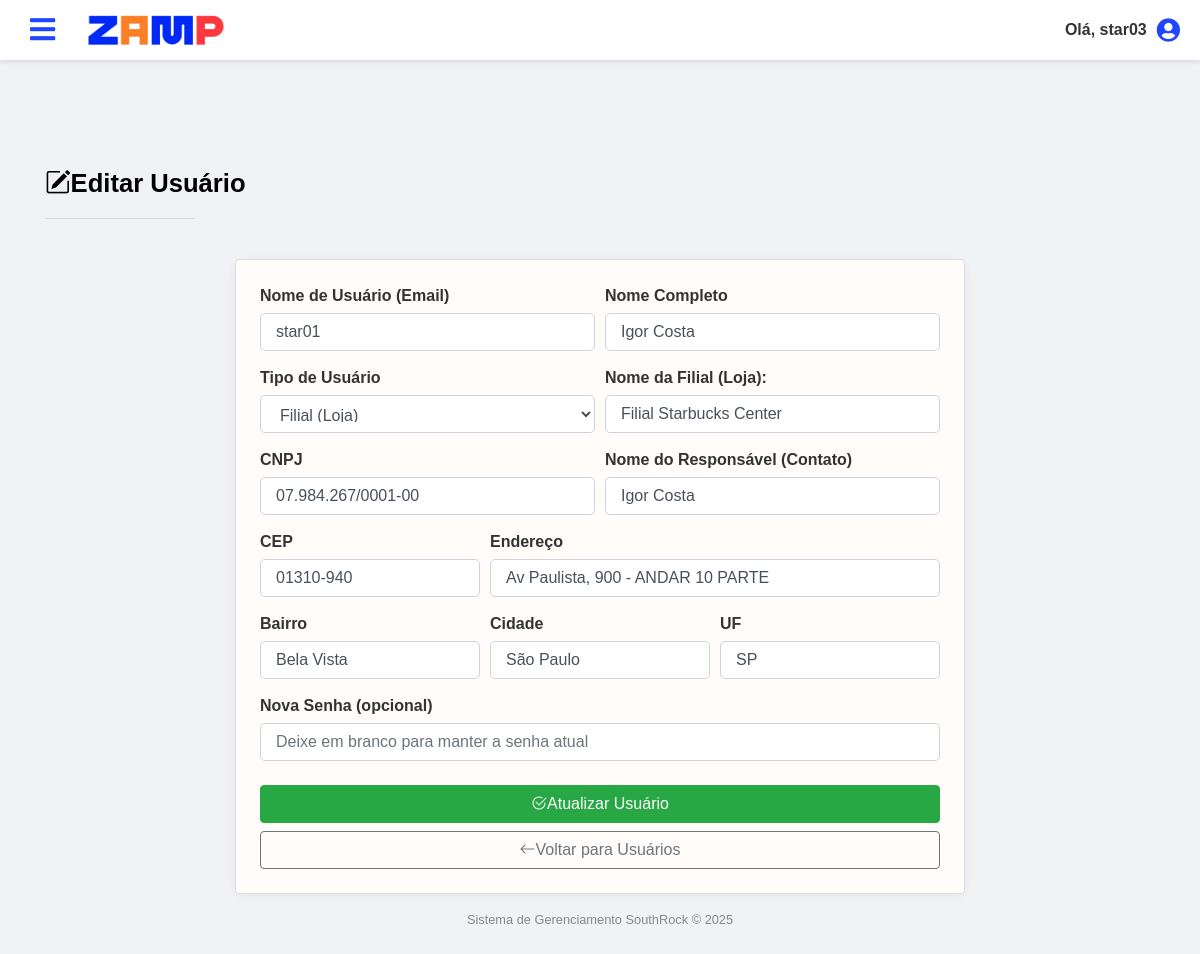
Screenshot of /pages/admin/editar_usuario.php?id=2 (signed in) with the database file from the repository.
### tables this page shows
CREATE TABLE usuarios (
    id INT NOT NULL AUTO_INCREMENT PRIMARY KEY,
    username VARCHAR(255) NOT NULL UNIQUE,
    password VARCHAR(255) NOT NULL,
    tipo_usuario INT NOT NULL,
    cnpj VARCHAR(20),
    responsavel VARCHAR(255),
    endereco VARCHAR(255),
    cep VARCHAR(10),
    bairro VARCHAR(100),
    cidade VARCHAR(100),
    uf CHAR(2),  
    nome VARCHAR(255),
    data_cadastro DATETIME DEFAULT CURRENT_TIMESTAMP,
    eh_filial BOOLEAN DEFAULT FALSE,
    nome_filial VARCHAR(255) NULL,
    FOREIGN KEY (tipo_usuario) REFERENCES tipo_usuario(id)
);

### pages/admin/editar_usuario.php (the view, shortened to what this page needs)
<?php
include '../../includes/db.php';
$user_id_to_edit = null;
$user_data = null;
if (isset($_GET['id'])) {
    $user_id_to_edit = filter_var($_GET['id'], FILTER_VALIDATE_INT);
    $sql_get_user = "SELECT id, username, tipo_usuario, cnpj, responsavel, endereco, cep, bairro, cidade, uf, nome, eh_filial, nome_filial FROM usuarios WHERE id = ?";
    $stmt_get_user = $conn->prepare($sql_get_user);
    $stmt_get_user->bind_param("i", $user_id_to_edit);
    $stmt_get_user->execute();
    $result_get_user = $stmt_get_user->get_result();
    if ($result_get_user->num_rows == 1) {
        $user_data = $result_get_user->fetch_assoc();
    } else {
        $_SESSION['flash_message'] = ['type' => 'danger', 'text' => 'Usuário não encontrado.'];
        header("Location: usuarios.php");
        exit();
    }
} else {
    $_SESSION['flash_message'] = ['type' => 'danger', 'text' => 'ID de usuário não fornecido.'];
    header("Location: usuarios.php");
    exit();
}
?>
<!DOCTYPE html>
<html lang="pt-BR">
<head>
    <link href="https://stackpath.bootstrapcdn.com/bootstrap/4.5.2/css/bootstrap.min.css" rel="stylesheet">
    <link href="https://cdn.jsdelivr.net/npm/bootstrap-icons@1.10.0/font/bootstrap-icons.css" rel="stylesheet">
    <link rel="stylesheet" href="https://cdnjs.cloudflare.com/ajax/libs/font-awesome/6.5.0/css/all.min.css">
    <?php
        if (file_exists(__DIR__ . '/../../includes/header_com_menu.php')) {
            include __DIR__ . '/../../includes/header_com_menu.php';
        }
    ?>
    <link rel="stylesheet" href="../../css/dashboard.css">
    <link rel="stylesheet" href="../../css/editar_usuario.css"> </head>
<body class="hcm-body-fixed-header">
    <div class="hcm-main-content">
        <div class="container py-4">
            <div class="row mb-4">
                 <div class="col-12">
                    <div class="painel-titulo">
                        <i class="bi bi-pencil-square me-2"></i>Editar Usuário
                    </div>
                     <hr class="barrinha" style="width:150px;">
                </div>
            </div>
            <div class="row">
                <div class="col-md-8 mx-auto">
                    <div class="card estatistica-card">
                        <div class="card-body p-4">
                            <?php if ($user_data): ?>
                            <form method="POST" action="editar_usuario.php?id=<?php echo htmlspecialchars($user_id_to_edit); ?>">
                                <div class="form-row">
                                    <div class="form-group col-md-6">
                                        <label class="form-label" for="username">Nome de Usuário (Email)</label>
                                        <input type="email" id="username" name="username" class="form-control"
                                               value="<?php echo htmlspecialchars($user_data['username']); ?>" required>
                                    </div>
                                     <div class="form-group col-md-6">
                                        <label class="form-label" for="nome">Nome Completo</label>
                                        <input type="text" id="nome" name="nome" class="form-control"
                                               value="<?php echo htmlspecialchars($user_data['nome']); ?>" required>
                                    </div>
                                </div>
                                <div class="form-row">
                                    <div class="form-group col-md-6">
                                        <label class="form-label" for="tipo_usuario">Tipo de Usuário</label>
                                        <select name="tipo_usuario" id="tipo_usuario" class="form-control" required <?php if ($user_data['id'] == 1 && $_SESSION['user_id'] != 1) echo 'disabled';  ?>>
                                            <option value="2" <?php echo ($user_data['tipo_usuario'] == 2) ? 'selected' : ''; ?>>Filial (Loja)</option>
                                            </select>
                                    </div>
                                    <div class="form-group col-md-6" id="nome-filial-group" style="<?php echo ($user_data['tipo_usuario'] == 2) ? '' : 'display: none;'; ?>">
                                        <label for="nome_filial" class="form-label">Nome da Filial (Loja):</label>
                                        <input type="text" class="form-control" id="nome_filial" name="nome_filial" placeholder="Ex: Loja Zamp Centro SP" value="<?php echo htmlspecialchars($user_data['nome_filial'] ?? ''); ?>">
                                    </div>
                                </div>
                                <div class="form-row">
                                    <div class="form-group col-md-6">
                                        <label class="form-label" for="cnpj">CNPJ</label>
                                        <input type="text" id="cnpj" name="cnpj" class="form-control"
                                               value="<?php echo htmlspecialchars($user_data['cnpj']); ?>">
                                    </div>
                                    <div class="form-group col-md-6">
                                        <label class="form-label" for="responsavel">Nome do Responsável (Contato)</label>
                                        <input type="text" id="responsavel" name="responsavel" class="form-control"
                                               value="<?php echo htmlspecialchars($user_data['responsavel']); ?>">
                                    </div>
                                </div>
                                <div class="form-row">
                                     <div class="form-group col-md-4">
                                        <label class="form-label" for="cep">CEP</label>
                                        <input type="text" id="cep" name="cep" class="form-control"
                                               value="<?php echo htmlspecialchars($user_data['cep']); ?>">
                                    </div>
                                    <div class="form-group col-md-8">
                                        <label class="form-label" for="endereco">Endereço</label>
                                        <input type="text" id="endereco" name="endereco" class="form-control"
                                               value="<?php echo htmlspecialchars($user_data['endereco']); ?>">
                                    </div>
                                </div>
                                <div class="form-row">
                                    <div class="form-group col-md-4">
                                        <label class="form-label" for="bairro">Bairro</label>
                                        <input type="text" id="bairro" name="bairro" class="form-control"
                                               value="<?php echo htmlspecialchars($user_data['bairro']); ?>">
                                    </div>
                                    <div class="form-group col-md-4">
                                        <label class="form-label" for="cidade">Cidade</label>
                                        <input type="text" id="cidade" name="cidade" class="form-control"
                                               value="<?php echo htmlspecialchars($user_data['cidade']); ?>">
                                    </div>
                                    <div class="form-group col-md-4">
                                        <label class="form-label" for="uf">UF</label>
                                        <input type="text" id="uf" name="uf" class="form-control" maxlength="2"
                                               value="<?php echo htmlspecialchars($user_data['uf']); ?>">
                                    </div>
                                </div>
                                <div class="form-group">
                                    <label class="form-label" for="password">Nova Senha (opcional)</label>
                                    <input type="password" id="password" name="password" class="form-control"
                                           placeholder="Deixe em branco para manter a senha atual">
                                </div>
                                <div class="d-grid gap-2 mt-4">
                                    <button type="submit" class="btn btn-success btn-block">
                                        <i class="bi bi-check2-circle me-1"></i>Atualizar Usuário
                                    </button>
                                     <a href="usuarios.php" class="btn btn-outline-secondary btn-block mt-2">
                                        <i class="bi bi-arrow-left me-1"></i>Voltar para Usuários
                                    </a>
                                </div>
                            </form>
                            <?php endif; ?>
                        </div>
                    </div>
                </div>
            </div>
            <div class="sistema-info text-center mt-3">
                Sistema de Gerenciamento SouthRock © <?php echo date('Y'); ?>
            </div>
        </div>
    </div>
</body>
</html>

### css/header_com_menu.css (style rules this page uses)
body.hcm-body-fixed-header { padding-top: 60px; margin: 0; font-family: 'Arial', sans-serif; background-color: #f0f2f5; }
.hcm-main-content { margin-top: 60px; padding: 20px; background-color: #f0f2f5; width: 100%; box-sizing: border-box; min-height: calc(100vh - 60px); transition: margin-left 0.3s ease; }

### css/dashboard.css (style rules this page uses)
* { margin: 0; padding: 0; box-sizing: border-box; }
.painel-titulo { font-size: 1.6rem; color: #000000; font-weight: bold; }
.estatistica-card { border-radius: 10px; border: none; box-shadow: 0 2px 10px rgba(0, 0, 0, 0.05); transition: transform 0.3s, box-shadow 0.3s; height: 100%; }
.card-body { background-color: #fffcf9; border: 1px solid rgb(220, 220, 220); border-radius: .25rem; padding: 1.25rem; }
.sistema-info { font-size: 0.8rem; color: #888; margin-top: 10px; }

### css/editar_usuario.css (style rules this page uses)
body { display: flex; font-family: 'Arial', sans-serif; margin: 0; height: 100vh; background-color: #fff4e8; }
.form-group { margin-bottom: 15px; width: 100%; overflow: hidden; }
.form-control { border: 1px solid #ced4da; border-radius: 5px; padding: 10px 15px; width: 100%; transition: border-color 0.3s; box-sizing: border-box; max-width: 100%; }
.form-label { display: block; margin-bottom: 5px; font-weight: 600; color: #333; }

### rows the page displays
usuarios: username "star01", nome "Igor Costa", tipo_usuario "Filial (Loja)", nome_filial "Filial Starbucks Center", cnpj "07.984.267/0001-00", responsavel "Igor Costa", cep "01310-940", endereco "Av Paulista, 900 - ANDAR 10 PARTE", bairro "Bela Vista", cidade "São Paulo", uf "SP"

### other values shown
$_SESSION['username'] "star03"
